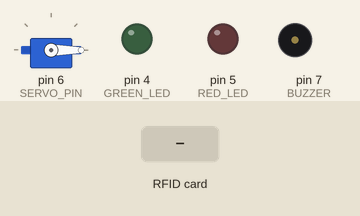
A sketch run on a simulated Arduino Uno, built with avr-gcc and run on an emulated ATmega328P. Shown: servo, output pins drawn as LEDs (lit = HIGH), buzzer (waves = sounding). Dashed ring = blinking. The inputs (shaded band) are chosen by the test bench. Pins used as bus, display or sensor lines are not drawn; what the sketch prints to the serial monitor is not drawn.

Above: at 1.2 s.
1.3 s: RFID card 5E 7A 19 C4 held to the reader
At 1.38 s:
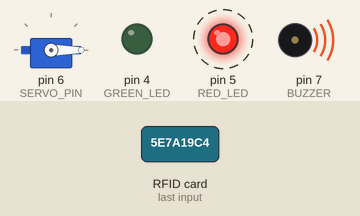
4.3 s: RFID card A1 B2 C3 D4 held to the reader
At 4.9 s:
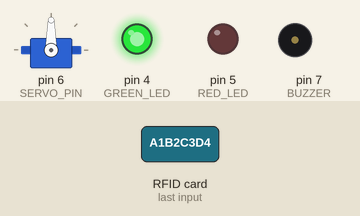
6.0 s: RFID card 12 34 56 78 held to the reader
At 7.42 s:
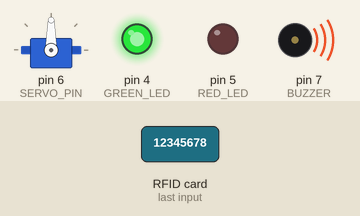
Timing chart, 0 to 11.8 s (numbered marks = the images above; inputs shaded):
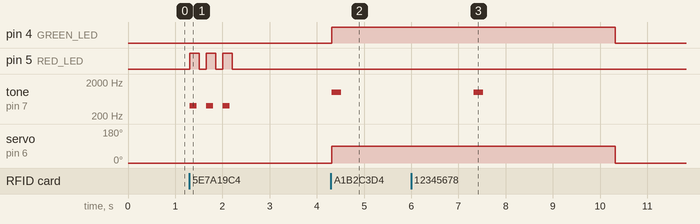

Measured:
- after the input at 1.3 s, pin 5 (RED_LED): alternates HIGH for 0.20 s and LOW for 0.15 s, 6 changes in all, then stays LOW, starting at once; tone on pin 7 (BUZZER): alternates 400 Hz for 0.15 s and silent for 0.20 s, 6 changes in all, then stays silent, starting at once
- after the input at 4.3 s, pin 4 (GREEN_LED): LOW → HIGH at once; tone on pin 7 (BUZZER): silent → 1000 Hz at once, → silent 0.20 s later; servo on pin 6 (SERVO_PIN): 0° → 90° at once
- after the input at 6.0 s, pin 4 (GREEN_LED): HIGH → LOW after 4.3 s instead of 1.3 s; tone on pin 7 (BUZZER): silent → 1000 Hz after 1.3 s, → silent 0.20 s later; servo on pin 6 (SERVO_PIN): 90° → 0° after 4.3 s instead of 1.3 s

The sketch:

sketch.ino
```cpp
#include <SPI.h>
#include <MFRC522.h>
#include <Servo.h>

#define SS_PIN   10
#define RST_PIN   9
#define GREEN_LED 4
#define RED_LED   5
#define BUZZER    7
#define SERVO_PIN 6

MFRC522 rfid(SS_PIN, RST_PIN);
Servo lockServo;

// --- Add your authorised card UIDs here ---
String authorisedUIDs[] = {
  "A1 B2 C3 D4",   // Card 1
  "12 34 56 78"    // Fob 1
};
int numCards = 2;

void setup() {
  Serial.begin(9600);
  SPI.begin();
  rfid.PCD_Init();
  lockServo.attach(SERVO_PIN);
  lockServo.write(0);          // Start locked
  pinMode(GREEN_LED, OUTPUT);
  pinMode(RED_LED, OUTPUT);
  pinMode(BUZZER, OUTPUT);
  Serial.println("Ready — scan a card...");
}

void loop() {
  if (!rfid.PICC_IsNewCardPresent()) return;
  if (!rfid.PICC_ReadCardSerial())   return;

  String uid = "";
  for (byte i = 0; i < rfid.uid.size; i++) {
    uid += String(rfid.uid.uidByte[i] < 0x10 ? " 0" : " ");
    uid += String(rfid.uid.uidByte[i], HEX);
  }
  uid.trim();
  uid.toUpperCase();
  Serial.println("Card UID: " + uid);

  if (isAuthorised(uid)) {
    grantAccess();
  } else {
    denyAccess();
  }

  rfid.PICC_HaltA();
  rfid.PCD_StopCrypto1();
}

bool isAuthorised(String uid) {
  for (int i = 0; i < numCards; i++) {
    if (uid == authorisedUIDs[i]) return true;
  }
  return false;
}

void grantAccess() {
  Serial.println("ACCESS GRANTED");
  digitalWrite(GREEN_LED, HIGH);
  tone(BUZZER, 1000, 200);
  lockServo.write(90);          // Unlock
  delay(3000);                  // Hold open 3 seconds
  lockServo.write(0);           // Relock
  digitalWrite(GREEN_LED, LOW);
}

void denyAccess() {
  Serial.println("ACCESS DENIED");
  for (int i = 0; i < 3; i++) {
    digitalWrite(RED_LED, HIGH);
    tone(BUZZER, 400, 150);
    delay(200);
    digitalWrite(RED_LED, LOW);
    delay(150);
  }
}
```
